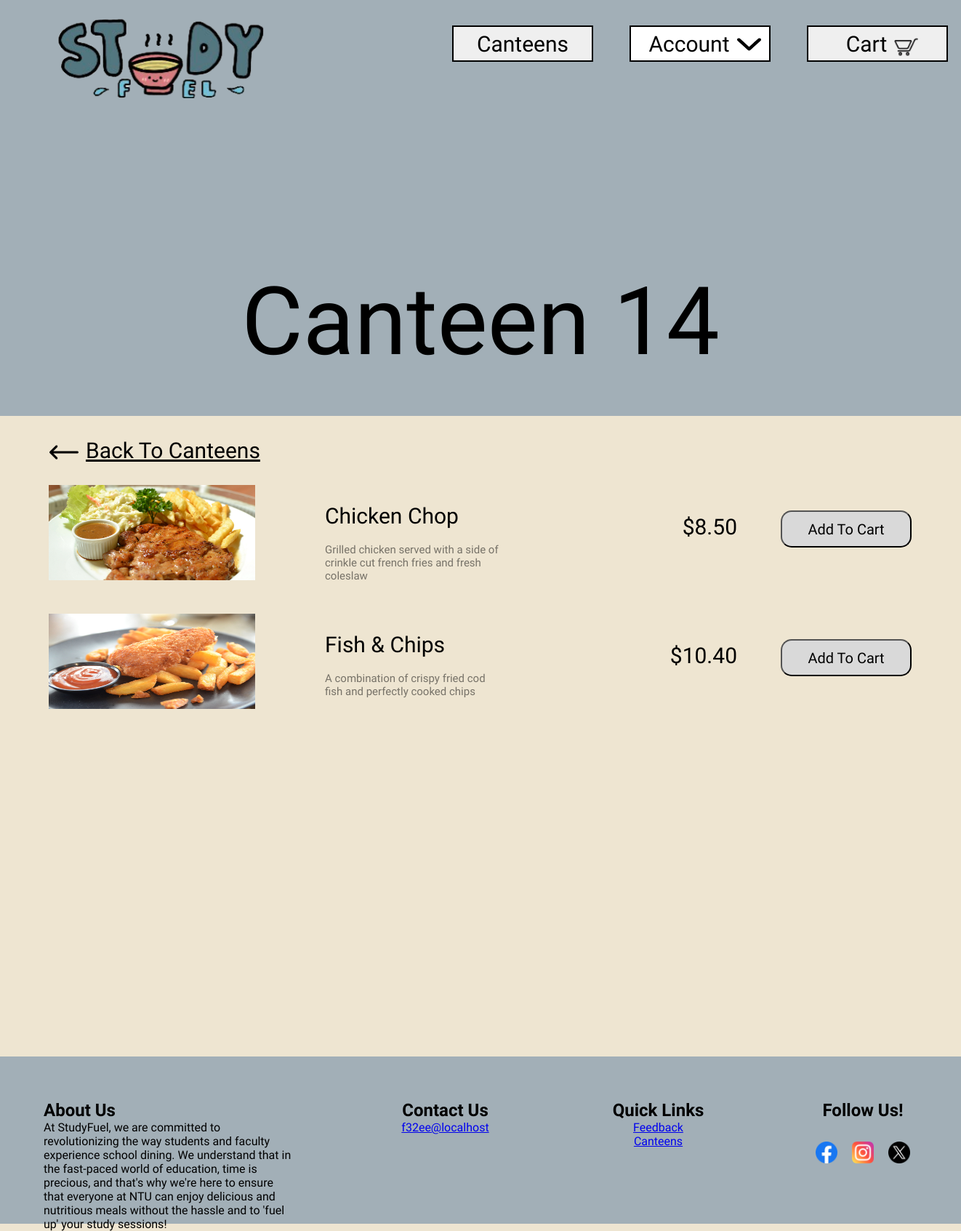
The app's page /Pages/canteen.php?id=5 (signed in) with its own data.
### tables this page shows
CREATE TABLE `canteen` (
  `canteen_id` int(11) NOT NULL,
  `canteen` varchar(255) NOT NULL,
  `image_path` longtext NOT NULL
);

CREATE TABLE `food` (
  `food_id` int(11) NOT NULL,
  `canteen_id` int(11) NOT NULL,
  `food_name` longtext NOT NULL,
  `description` longtext NOT NULL,
  `price` decimal(4,2) NOT NULL,
  `rank` int(11) NOT NULL DEFAULT 0,
  `image_path` longtext NOT NULL
);

### Pages/canteen.php (the view, shortened to what this page needs)
<!DOCTYPE html>
<html lang="en">
<head>
    <?php
        @ $db = new mysqli('localhost', 'root', '', 'studyfuel');
        $query = 'SELECT canteen FROM canteen WHERE canteen_id = "'. $_GET['id'] . '"';
        $result = $db->query($query);
        $title = mysqli_fetch_assoc($result);
        $query2 = 'SELECT * from food WHERE canteen_id = "'. $_GET['id'] .'"';
        $result2 = $db->query($query2);
    ?>
    <link rel="stylesheet" type="text/css" href="../Stylesheets/global.css">
    <link rel="stylesheet" type="text/css" href="../Stylesheets/canteen.css">
</head>
<body>
    <header>
        <a href="index.php"><img class="logo" src="../Icons/studyfuelLogo.png"></a>
        <?php
                include 'loginheader.php';
        ?>
        <div id="canteenTitle">
            <?php
                 echo $title['canteen'];
            ?>
        </div>
    </header>
    <div class=content>
        <div id="canteenList">
            <div id="returnCanteenList">
                <img src="../Icons/left-arrow.png"><a href="./canteenlist.php"><label><u>Back To Canteens</u></label></a>
            </div>
            <?php
                while ($row = mysqli_fetch_assoc($result2)) {
                    include 'canteenphoto.php';
                }
            ?>
        </div>
    </div>
    <?php
        include 'footer.php';
    ?>
</body>
</html>

### Pages/canteenphoto.php
<?php
echo'
    <div class="canteenPhoto">
        <div id="photo">
            <img src="../foodPhoto/'.$_SESSION['image_path'].'"/>
        </div>
        <div id="description">
            <label>'.$_SESSION['foodName'].'</label>
            <p>'.$_SESSION['description'].'</p>
        </div>
        <div id="price">
            <p>$'.$_SESSION['price'].'</p>
        </div>
        <div id="addToCart">
            <button id="openModal" onClick="openCart(this, `' . $_SESSION['food_id'] . '`)">Add To Cart</button>
        </div>
    </div>
    ';
?>

### Stylesheets/global.css (style rules this page uses)
* { margin: 0; padding: 0; font-family: 'Inder', sans-serif; }
html { overflow-y: auto; }
body { min-width: 1280px; background-color: #eee5d1; }
.logo { width: 319px; height: 109px; margin-left: 5%; margin-top: 2%; }
header { height: 572px; width: 100%; background-color: #a2afb7; position: relative; }
.content { max-width: 1280px; margin: auto; }

### Stylesheets/canteen.css (style rules this page uses)
#canteenTitle { position: absolute; bottom: 0; left: 50%; -webkit-transform: translateX(-50%); padding-bottom: 53px; font-family: 'Capriola', sans-serif; font-size: 130px; }
.content { margin-bottom: 478px; }
#canteenList { margin-bottom: 478px; margin-top: 30px; }
#returnCanteenList { margin: 0px auto 25px 47px; display: flex; }
#returnCanteenList img { height: 40px; width: 40px; cursor: pointer; }
#returnCanteenList a { text-decoration: none; }
#returnCanteenList label { font-size: 30px; padding-left: 10px; color: black; cursor: pointer; }
.canteenPhoto { display: flex; flex-direction: row; margin: 0px 46px 46px 46px; height: 131px; width: 1187px; }
#photo img, #modalPhoto img { max-height: 131px; min-width: 284px; max-width: 284px; margin-right: 96px; }
#description, #modalDescription { margin-top: 25px; }
#description label, #modalDescription label { display: block; font-size: 30px; padding-bottom: 20px; font-family: 'Capriola', sans-serif; }
#description p, #modalDescription p { font-size: 15px; font-family: 'Capriola', sans-serif; opacity: 50%; }
#price { font-size: 30px; margin-top: 40px; margin-left: 240px; }
#addToCart { margin-top: 35px; margin-left: 60px; }
#addToCart button { height: 51px; width: 180px; border-radius: 15px; background-color: #d9d9d9; font-size: 20px; }

### records on screen
canteen: canteen "Canteen 14"
food: shows a picture, foodName "Chicken Chop", description "Grilled chicken served with a side of crinkle cut french fries and fresh coleslaw", price "8.50"
food: shows a picture, foodName "Fish & Chips", description "A combination of crispy fried cod fish and perfectly cooked chips", price "10.40"
